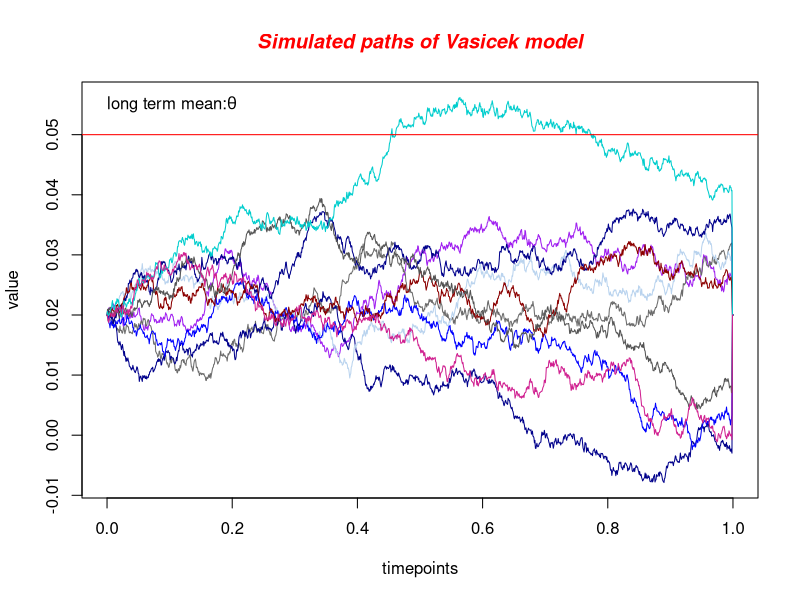

Reproduce this figure in R.
r0=0.02
theta=0.05
kappa=0.2 #then change to 5
sigma=0.015
T0=1
nt=252*5 #trading days per year
n=10  #number of simulated paths
maturity=T0
dt=maturity/(nt+1)  #delta t=t(i)-t(i-1)
timepoints=seq(0,maturity, dt)

nextone=function(current,kappa,theta,sigma,dt)
{
  first=exp(-kappa*dt)
  third=sqrt((sigma^2)*(1-first^2)/(2*kappa))
  return(first*current+theta*(1-first)+third*rnorm(1))
}

output=matrix(r0,(nt+2),n)

for(i in 2:(nt))
  {
  for(j in 1:n)
    {
    output[i,j]= nextone(output[i-1,j],kappa,theta,sigma,dt)
    }
}

plot(timepoints,output[,1], ylim=range(output,theta), type="l", col="purple",ylab="value")
for(j in 2:n){
  lines(timepoints,output[,j], col=colors()[floor(runif(1,1,657))] )
}
abline( h = theta, col = "red")
text(0, theta+0.005,expression(paste("long term mean:", theta)),adj=0)

title(main="Simulated paths of Vasicek model", col.main="red", font.main=4)